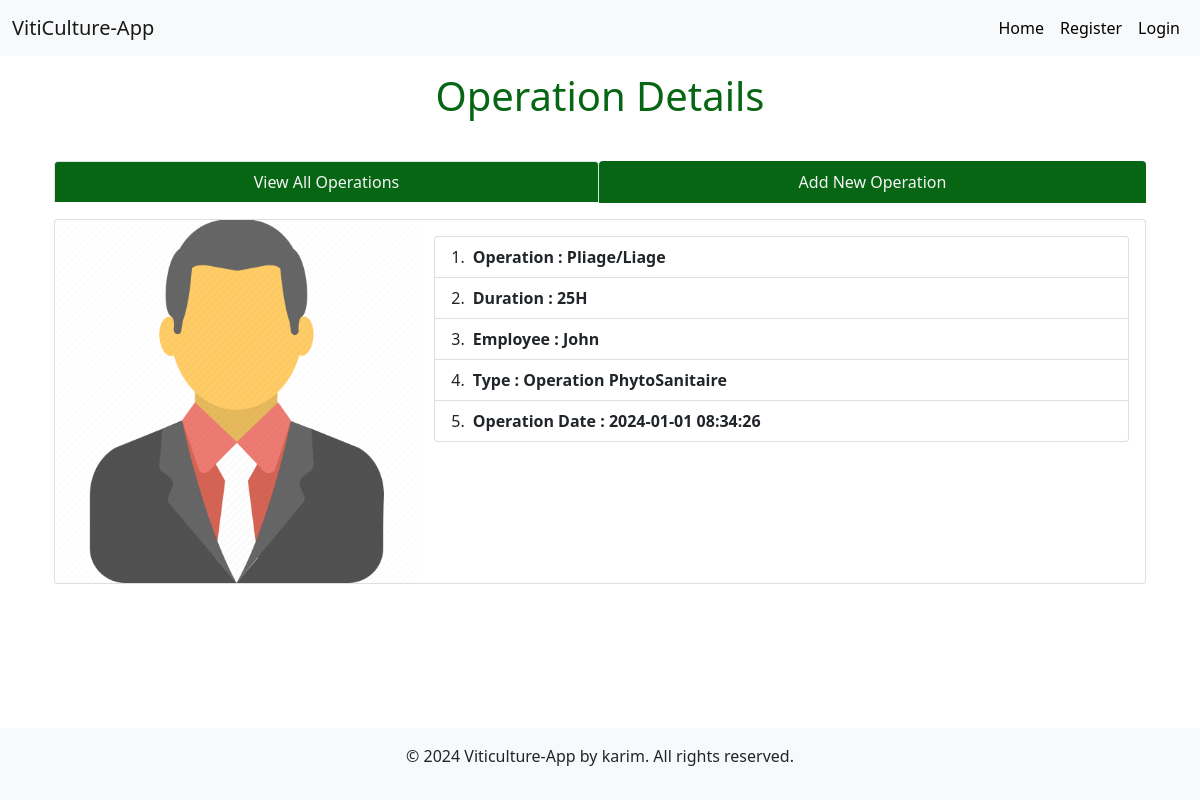
Page /singleoperation/2 on the committed database.
### tables this page shows
CREATE TABLE operations( operationId integer primary key AUTOINCREMENT,
                name text not null, 
                duration text, 
                start_date timestamp DEFAULT CURRENT_TIMESTAMP,
                employeeName text,
                operationType text);

### app.py (the view)
@app.route('/singleoperation/<int:opid>')
def singleoperation(opid):
    user = get_current_user()
    db = get_database()
    op_cur = db.execute('select * from operations where operationId = ?', [opid])
    single_op = op_cur.fetchone()
    return render_template('_singleoperation.html', user = user, single_op = single_op)

### app.py (called while the page is built)
@app.teardown_appcontext
def close_database(error):
    if hasattr(g, 'viticulture_db'):
        g.viticulture_db.close()

def get_current_user():
    user = None
    if 'user' in session:
        user = session['user']
        db = get_database()
        user_cur = db.execute('select * from users where name = ?', [user])
        user = user_cur.fetchone()
    return user

### database.py (called while the page is built)
def connect_to_database():
    sql = sqlite3.connect('E:\Projects\Viticulture-MiniProject/viticulture.db')
    sql.row_factory = sqlite3.Row
    return sql

def get_database():
    if not hasattr(g, 'viticulture_db'):
        g.viticulture_db = connect_to_database()
    return g.viticulture_db

### templates/_singleoperation.html (shortened to what this page needs)
<!DOCTYPE html>
<html lang="en">
  <head>
    <link href="https://cdn.jsdelivr.net/npm/bootstrap@5.1.3/dist/css/bootstrap.min.css" rel="stylesheet"
>
    <link rel="stylesheet" href="{{ url_for('static', filename='operation.css')}}" type="text/css" />
  </head>
  <body class="d-flex flex-column min-vh-100">
    <nav class="navbar navbar-expand-lg navbar-light bg-light">
      <div class="container-fluid">
        <a class="navbar-brand" href="#">VitiCulture-App</a>
        <div class="collapse navbar-collapse justify-content-end" id="navbarNav">
          <ul class="navbar-nav">
            <li class="nav-item">
              <a class="nav-link" style="color: black" href="{{url_for('index')}}">Home</a>
            </li>
            {% if not user %}
            <li class="nav-item">
              <a class="nav-link" style="color: black" href="{{url_for('register')}}">Register</a>
            </li>
            <li class="nav-item">
              <a class="nav-link" style="color: black" href="{{url_for('login')}}">Login</a>
            </li>
            {% endif %}
          </ul>
        </div>
      </div>
    </nav>
    <div class="container mt-3 flex-grow-1 d-flex flex-column align-items-center text-white">
      <h1 style="font-size: 2.5em; color: rgb(6, 102, 19);">Operation Details</h1>
      <div class="child child6 container" style="color: rgb(6, 102, 19);">
        <ul class="nav nav-tabs nav-fill mb-3">
          <li class="nav-item">
            <a class="nav-link active" aria-current="page" href="{{ url_for('operations')}}" style="background-color: rgb(6, 102, 19); color: whitesmoke">View All Operations</a>
          </li>
          <li class="nav-item">
            <a class="nav-link" style="background-color: rgb(6, 102, 19); color: whitesmoke" href="{{ url_for('addnewoperation')}}">Add New Operation</a>
          </li>
        </ul>
        <div class="centercontent">
          <div class="card">
            <div class="row g-0">
              <div class="col-md-4">
                <img
                  src="{{ url_for('static', filename='employee.png')}}"
                  class="img-fluid rounded-start"
                  alt="employee image"
                />
              </div>
              <div class="col-md-8">
                <div class="card-body">
                  {% if single_op %}
                  <ul class="list-group list-group-numbered">
                    <li
                      class="list-group-item d-flex justify-content-between align-items-start"
                    >
                      <div class="ms-2 me-auto">
                        <div class="fw-bold">Operation : {{single_op['name']}}</div>
                      </div>
                    </li>
                    <li
                      class="list-group-item d-flex justify-content-between align-items-start"
                    >
                      <div class="ms-2 me-auto">
                        <div class="fw-bold">Duration : {{single_op['duration']}}</div>
                      </div>
                    </li>
                    <li
                      class="list-group-item d-flex justify-content-between align-items-start"
                    >
                      <div class="ms-2 me-auto">
                        <div class="fw-bold">Employee : {{single_op['employeeName']}}</div>
                      </div>
                    </li>
                    <li
                      class="list-group-item d-flex justify-content-between align-items-start"
                    >
                      <div class="ms-2 me-auto">
                        <div class="fw-bold">Type : {{single_op['operationType']}}</div>
                      </div>
                    </li>
                    <li
                      class="list-group-item d-flex justify-content-between align-items-start"
                    >
                      <div class="ms-2 me-auto">
                        <div class="fw-bold">Operation Date : {{single_op['start_date']}}</div>
                      </div>
                    </li>
                  </ul>
                  {% endif %}
                </div>
              </div>
            </div>
          </div>
        </div>
      </div>
    </div>
    <footer class="bg-light text-center p-3">
      <p>&copy; 2024 Viticulture-App by karim. All rights reserved.</p>
    </footer>
  </body>
</html>

### rows in the picture
operations: name "Pliage/Liage", duration "25H", employeeName "John", operationType "Operation PhytoSanitaire", start_date "2024-01-01 08:34:26"
